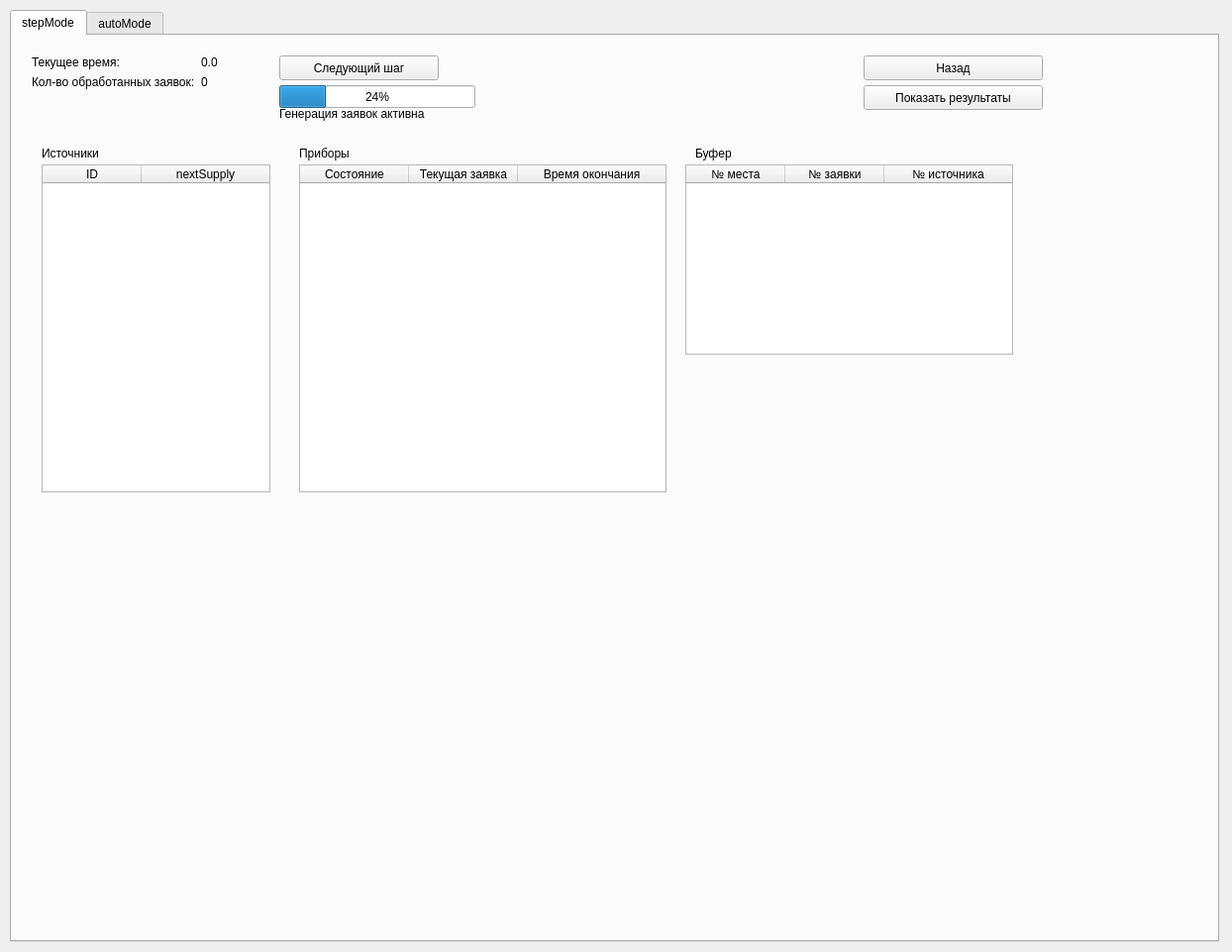
<?xml version="1.0" encoding="UTF-8"?>
<ui version="4.0">
 <class>SimulatorWindow</class>
 <widget class="QWidget" name="SimulatorWindow">
  <property name="geometry">
   <rect>
    <x>0</x>
    <y>0</y>
    <width>1244</width>
    <height>961</height>
   </rect>
  </property>
  <property name="windowTitle">
   <string> Имитационное моделирование СМО </string>
  </property>
  <widget class="QTabWidget" name="tabMode">
   <property name="geometry">
    <rect>
     <x>10</x>
     <y>10</y>
     <width>1221</width>
     <height>941</height>
    </rect>
   </property>
   <property name="sizePolicy">
    <sizepolicy hsizetype="Expanding" vsizetype="Expanding">
     <horstretch>0</horstretch>
     <verstretch>0</verstretch>
    </sizepolicy>
   </property>
   <property name="currentIndex">
    <number>0</number>
   </property>
   <widget class="QWidget" name="stepModeTab">
    <attribute name="title">
     <string>stepMode</string>
    </attribute>
    <widget class="QWidget" name="formLayoutWidget">
     <property name="geometry">
      <rect>
       <x>20</x>
       <y>20</y>
       <width>241</width>
       <height>51</height>
      </rect>
     </property>
     <layout class="QFormLayout" name="formLayout">
      <item row="0" column="0">
       <widget class="QLabel" name="labelTime">
        <property name="text">
         <string>Текущее время:</string>
        </property>
       </widget>
      </item>
      <item row="0" column="1">
       <widget class="QLabel" name="labelCurrentTime">
        <property name="text">
         <string>0.0</string>
        </property>
       </widget>
      </item>
      <item row="1" column="0">
       <widget class="QLabel" name="label_2">
        <property name="text">
         <string>Кол-во обработанных заявок:</string>
        </property>
       </widget>
      </item>
      <item row="1" column="1">
       <widget class="QLabel" name="labelProcessedRequests">
        <property name="text">
         <string>0</string>
        </property>
       </widget>
      </item>
     </layout>
    </widget>
    <widget class="QPushButton" name="backButton">
     <property name="geometry">
      <rect>
       <x>860</x>
       <y>20</y>
       <width>181</width>
       <height>25</height>
      </rect>
     </property>
     <property name="text">
      <string>Назад</string>
     </property>
    </widget>
    <widget class="QPushButton" name="nextStepButton">
     <property name="geometry">
      <rect>
       <x>270</x>
       <y>20</y>
       <width>161</width>
       <height>25</height>
      </rect>
     </property>
     <property name="text">
      <string>Следующий шаг</string>
     </property>
    </widget>
    <widget class="QPushButton" name="resultsShowButton">
     <property name="geometry">
      <rect>
       <x>860</x>
       <y>50</y>
       <width>181</width>
       <height>25</height>
      </rect>
     </property>
     <property name="text">
      <string>Показать результаты</string>
     </property>
    </widget>
    <widget class="QLabel" name="label_3">
     <property name="geometry">
      <rect>
       <x>30</x>
       <y>110</y>
       <width>71</width>
       <height>17</height>
      </rect>
     </property>
     <property name="text">
      <string>Источники</string>
     </property>
    </widget>
    <widget class="QLabel" name="label_5">
     <property name="geometry">
      <rect>
       <x>290</x>
       <y>110</y>
       <width>81</width>
       <height>17</height>
      </rect>
     </property>
     <property name="text">
      <string>Приборы</string>
     </property>
    </widget>
    <widget class="QLabel" name="label_6">
     <property name="geometry">
      <rect>
       <x>690</x>
       <y>110</y>
       <width>54</width>
       <height>17</height>
      </rect>
     </property>
     <property name="text">
      <string>Буфер</string>
     </property>
    </widget>
    <widget class="QProgressBar" name="progressBar">
     <property name="geometry">
      <rect>
       <x>270</x>
       <y>50</y>
       <width>198</width>
       <height>23</height>
      </rect>
     </property>
     <property name="value">
      <number>24</number>
     </property>
    </widget>
    <widget class="QTableWidget" name="tableSources">
     <property name="geometry">
      <rect>
       <x>30</x>
       <y>130</y>
       <width>231</width>
       <height>331</height>
      </rect>
     </property>
     <attribute name="horizontalHeaderStretchLastSection">
      <bool>true</bool>
     </attribute>
     <column>
      <property name="text">
       <string>ID</string>
      </property>
     </column>
     <column>
      <property name="text">
       <string>nextSupply</string>
      </property>
     </column>
    </widget>
    <widget class="QTableWidget" name="tableDevices">
     <property name="geometry">
      <rect>
       <x>290</x>
       <y>130</y>
       <width>371</width>
       <height>331</height>
      </rect>
     </property>
     <attribute name="horizontalHeaderCascadingSectionResizes">
      <bool>false</bool>
     </attribute>
     <attribute name="horizontalHeaderMinimumSectionSize">
      <number>34</number>
     </attribute>
     <attribute name="horizontalHeaderDefaultSectionSize">
      <number>110</number>
     </attribute>
     <attribute name="horizontalHeaderShowSortIndicator" stdset="0">
      <bool>false</bool>
     </attribute>
     <attribute name="horizontalHeaderStretchLastSection">
      <bool>true</bool>
     </attribute>
     <attribute name="verticalHeaderCascadingSectionResizes">
      <bool>false</bool>
     </attribute>
     <attribute name="verticalHeaderMinimumSectionSize">
      <number>35</number>
     </attribute>
     <attribute name="verticalHeaderStretchLastSection">
      <bool>false</bool>
     </attribute>
     <column>
      <property name="text">
       <string>Состояние</string>
      </property>
      <property name="font">
       <font>
        <bold>false</bold>
       </font>
      </property>
     </column>
     <column>
      <property name="text">
       <string>Текущая заявка</string>
      </property>
     </column>
     <column>
      <property name="text">
       <string>Время окончания</string>
      </property>
     </column>
    </widget>
    <widget class="QTableWidget" name="tableBuffer">
     <property name="geometry">
      <rect>
       <x>680</x>
       <y>130</y>
       <width>331</width>
       <height>192</height>
      </rect>
     </property>
     <attribute name="horizontalHeaderStretchLastSection">
      <bool>true</bool>
     </attribute>
     <column>
      <property name="text">
       <string>№ места</string>
      </property>
     </column>
     <column>
      <property name="text">
       <string>№ заявки</string>
      </property>
     </column>
     <column>
      <property name="text">
       <string>№ источника</string>
      </property>
     </column>
    </widget>
    <widget class="QLabel" name="labelGenerationStatus">
     <property name="geometry">
      <rect>
       <x>270</x>
       <y>70</y>
       <width>301</width>
       <height>17</height>
      </rect>
     </property>
     <property name="text">
      <string>Генерация заявок активна</string>
     </property>
    </widget>
   </widget>
   <widget class="QWidget" name="autoModeTab">
    <attribute name="title">
     <string>autoMode</string>
    </attribute>
    <widget class="QWidget" name="formLayoutWidget_2">
     <property name="geometry">
      <rect>
       <x>20</x>
       <y>20</y>
       <width>241</width>
       <height>51</height>
      </rect>
     </property>
     <layout class="QFormLayout" name="formLayout_2">
      <item row="0" column="0">
       <widget class="QLabel" name="labelTime_2">
        <property name="text">
         <string>Текущее время:</string>
        </property>
       </widget>
      </item>
      <item row="0" column="1">
       <widget class="QLabel" name="labelAutoTime">
        <property name="text">
         <string>0.0</string>
        </property>
       </widget>
      </item>
      <item row="1" column="0">
       <widget class="QLabel" name="label_4">
        <property name="text">
         <string>Кол-во обработанных заявок:</string>
        </property>
       </widget>
      </item>
      <item row="1" column="1">
       <widget class="QLabel" name="labelAutoProcessed">
        <property name="text">
         <string>0</string>
        </property>
       </widget>
      </item>
     </layout>
    </widget>
    <widget class="QPushButton" name="showTablesButton">
     <property name="geometry">
      <rect>
       <x>1030</x>
       <y>20</y>
       <width>161</width>
       <height>25</height>
      </rect>
     </property>
     <property name="text">
      <string>Показать таблицы</string>
     </property>
    </widget>
    <widget class="QPushButton" name="startAutoButton">
     <property name="geometry">
      <rect>
       <x>290</x>
       <y>20</y>
       <width>161</width>
       <height>25</height>
      </rect>
     </property>
     <property name="text">
      <string>Запустить авторежим</string>
     </property>
    </widget>
    <widget class="QPushButton" name="stopAutoButton">
     <property name="geometry">
      <rect>
       <x>290</x>
       <y>50</y>
       <width>161</width>
       <height>25</height>
      </rect>
     </property>
     <property name="text">
      <string>Остановить авторежим</string>
     </property>
    </widget>
    <widget class="QLabel" name="labelAutoStatus">
     <property name="geometry">
      <rect>
       <x>20</x>
       <y>70</y>
       <width>191</width>
       <height>17</height>
      </rect>
     </property>
     <property name="text">
      <string>Статус: Ожидание запуска</string>
     </property>
    </widget>
    <widget class="QPushButton" name="backAutoButton">
     <property name="geometry">
      <rect>
       <x>1030</x>
       <y>50</y>
       <width>161</width>
       <height>25</height>
      </rect>
     </property>
     <property name="text">
      <string>Назад</string>
     </property>
    </widget>
    <widget class="QWidget" name="chartsContainer" native="true">
     <property name="geometry">
      <rect>
       <x>20</x>
       <y>90</y>
       <width>1181</width>
       <height>811</height>
      </rect>
     </property>
     <layout class="QGridLayout" name="gridLayout">
      <item row="0" column="2">
       <widget class="QChartView" name="chart3" native="true"/>
      </item>
      <item row="0" column="1">
       <widget class="QChartView" name="chart2" native="true"/>
      </item>
      <item row="1" column="0">
       <widget class="QChartView" name="chart4" native="true"/>
      </item>
      <item row="1" column="1">
       <widget class="QChartView" name="chart5" native="true"/>
      </item>
      <item row="0" column="0">
       <widget class="QChartView" name="chart1" native="true"/>
      </item>
      <item row="1" column="2">
       <widget class="QChartView" name="chart6" native="true"/>
      </item>
      <item row="2" column="0">
       <widget class="QChartView" name="chart7" native="true"/>
      </item>
      <item row="2" column="1">
       <widget class="QChartView" name="chart8" native="true"/>
      </item>
      <item row="2" column="2">
       <widget class="QChartView" name="chart9" native="true"/>
      </item>
     </layout>
    </widget>
   </widget>
  </widget>
 </widget>
 <customwidgets>
  <customwidget>
   <class>QChartView</class>
   <extends>QWidget</extends>
   <header>qchartview.h</header>
   <container>1</container>
  </customwidget>
 </customwidgets>
 <resources/>
 <connections/>
</ui>
